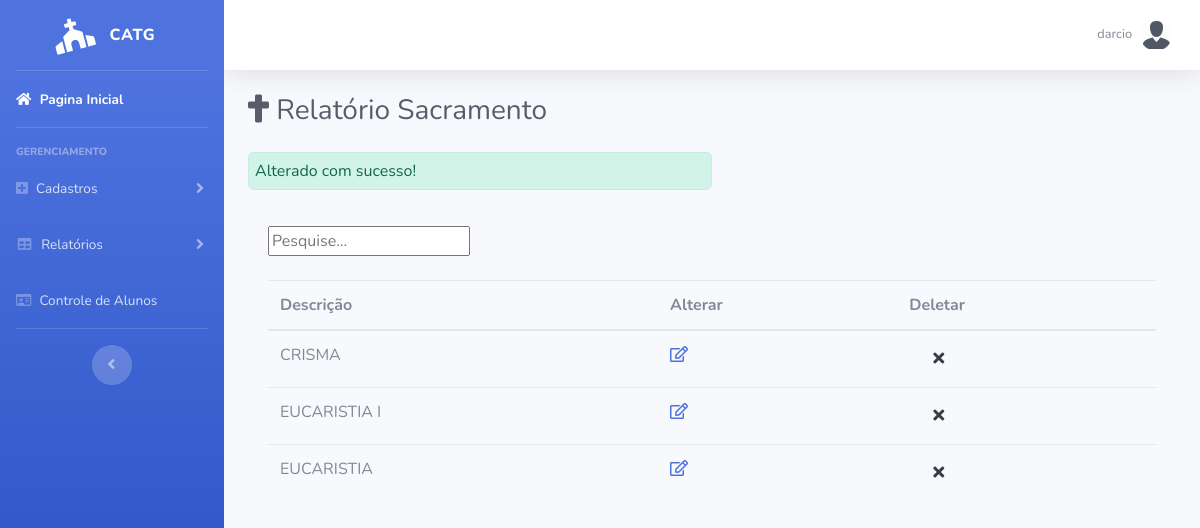
The page /relatorio_sacramento.php?res=sucesso (signed in) on the database its author committed.
### tables this page shows
CREATE TABLE `sacramento` (
  `idSacramento` int(11) NOT NULL,
  `descricao` varchar(100) NOT NULL
);

### model/SacramentoDAO.php (called while the page is built, shortened)
<?php
class SacramentoDAO
{
	public function listar_Sacramento($conn){
		$result = $conn -> query("SELECT * FROM sacramento");
		return $result;
	}
}
?>

### relatorio_sacramento.php (the view, shortened to what this page needs)
<!DOCTYPE html>
<html lang="pt-br">
<head>
  <link href="//cdn.datatables.net/1.10.15/css/jquery.dataTables.min.css" rel="stylesheet">
  <link href="vendor/fontawesome-free/css/all.min.css" rel="stylesheet" type="text/css">
  <link href="css/sb-admin-2.min.css" rel="stylesheet">
</head>
<body id="page-top">
<?php
if(isset($_SESSION['nome']) && isset($_SESSION['senha']) && $_SESSION['codLog']==1)
{ ?>
  <div id="wrapper">
    <ul class="navbar-nav bg-gradient-primary sidebar sidebar-dark accordion" id="accordionSidebar">
      <a class="sidebar-brand d-flex align-items-center justify-content-center" href="index.php">
        <div class="sidebar-brand-icon rotate-n-15">
           <i class="fas fa-church"></i>
        </div>
        <div class="sidebar-brand-text mx-3">CatG</div>
      </a>
      <hr class="sidebar-divider my-0">
      <li class="nav-item active">
        <a class="nav-link" href="index.php">
          <i class="fa fa-home"></i>
          <span>Pagina Inicial</span></a>
      </li>
      <hr class="sidebar-divider">
      <div class="sidebar-heading">
        Gerenciamento
      </div>
      <li class="nav-item">
        <a class="nav-link collapsed" href="#" data-toggle="collapse" data-target="#collapseTwo" aria-expanded="true" aria-controls="collapseTwo">
          <i class="fa fa-plus-square"></i>
          <span>Cadastros</span>
        </a>
      </li>
      <li class="nav-item">
        <a class="nav-link collapsed" href="#" data-toggle="collapse" data-target="#collapseUtilities" aria-expanded="true" aria-controls="collapseUtilities">
          <i class="fas fa-fw fa-table"></i>
          <span>Relatórios</span>
        </a>
      </li>
      <li class="nav-item">
        <a class="nav-link" href="controle_aluno.php">
          <i class="far fa-id-card"></i>
          <span>Controle de Alunos</span></a>
      </li>
      <hr class="sidebar-divider d-none d-md-block">
      <div class="text-center d-none d-md-inline">
        <button class="rounded-circle border-0" id="sidebarToggle"></button>
      </div>
    </ul>
    <div id="content-wrapper" class="d-flex flex-column">
      <div id="content">
        <nav class="navbar navbar-expand navbar-light bg-white topbar mb-4 static-top shadow">
          <ul class="navbar-nav ml-auto">
            <li class="nav-item dropdown no-arrow">
              <a class="nav-link dropdown-toggle" href="#" id="userDropdown" role="button" data-toggle="dropdown" aria-haspopup="true" aria-expanded="false">
                <span class="mr-2 d-none d-lg-inline text-gray-600 small"><?php echo $_SESSION['nome']; ?></span>
                  <img class="img-profile rounded-circle" src="./img/login.png">
              </a>
            </li>
          </ul>
        </nav>
        <div class="container-fluid">
          <div class="d-sm-flex align-items-center justify-content-between mb-4">
            <h1 class="h3 mb-0 text-gray-800"> <i class="fas fa-cross"></i>   Relatório Sacramento</h1>
          </div>
              <?php
                  if(isset($_GET['res'])){
                    $s = $_GET['res'];
                  if($s=='sucesso'){
                    echo '<div style="width: 50%;  padding: 6px;" class="alert alert-success" role="alert">
                           Alterado com sucesso!
                       </div>';
                  }
                          }
                  else{
                  $s = "";
                   }
               ?>
               <div class="card-body">
              <div class="" id="divConteudo">
              <input id="myInput" onkeyup="searchTable()" type="text" placeholder="Pesquise...">
               <br>
               <br>
               <table class="table" width="100%" cellspacing="0">
                  <thead>
                    <tr>
                      <th>Descrição</th>
                      <th >Alterar</th>
                      <th>Deletar</th>
                    </tr>
                  </thead>
                   <tbody id="myTable">
  <?php
    require_once './model/conexao.php';
    require_once './model/SacramentoDAO.php';
    $sa = new SacramentoDAO();
    $result = $sa -> listar_Sacramento($conn);
    if ($result) {
        while($row = $result->fetch(PDO::FETCH_OBJ)){
          echo '<tr class="resultado">';
          echo  '<td>'. $row -> descricao .'</td>
              <td> <a  href="form_up_sacramento.php?id='.
               $row -> idSacramento.'"><i class=" far fa-edit"></i></a>'.'</td>
              <td><a value="id'.
               $row -> idSacramento.'"><a href="deletar_sacramento.php?id='.$row -> idSacramento.'"><button class="dropdown-item" onclick=" return confirm('."'Deseja deletar o registo?'".')"><i class="fa fa-times"></i></button></a></td>';
        echo '</tr>';
        }
      }
?>
                   </tbody>
                </table>
                </div>
            </div>
            </div>
          </div>
        </div>
     </div>
<?php
}else{
  header("Location:login.html");
} ?>
</body>
</html>

### rows shown on the page
sacramento: descricao "CRISMA"
sacramento: descricao "EUCARISTIA I"
sacramento: descricao "EUCARISTIA"

### other values the page prints
$_SESSION['nome'] "darcio"
